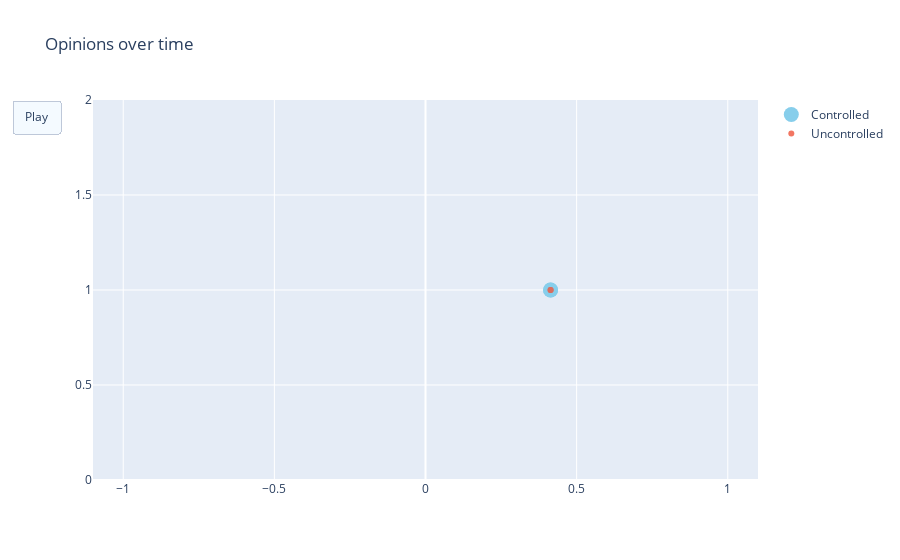

Notebook source saved alongside this figure:
### Code cell
fig = go.Figure(
    data=[go.Scatter(x=c_xs[:, 0].flatten(), y=np.ones(eq.var_dim-1),
                         mode='markers',
                         name="Controlled", marker=dict(color='SkyBlue', size=15)),
         go.Scatter(x=uc_xs[:, 0].flatten(), y=np.ones(eq.var_dim-1),
                         mode='markers',
                         name="Uncontrolled", opacity=0.8)],
    layout=go.Layout(
        xaxis=dict(range=[-1.1, 1.1], autorange=False),
        yaxis=dict(range=[0, 2], autorange=False),
        title="Opinions over time",
        updatemenus=[dict(
            type="buttons",
            buttons=[dict(label="Play",
                          method="animate",
                          args=[None, {"frame": {"duration": 25, 
                                                                        "redraw": False},
                                                              "fromcurrent": True, 
                                                              "transition": {"duration": 0.1}}])])]
    ),
    frames=[go.Frame(data=[go.Scatter(x=c_xs[:, i].flatten(), y=np.ones(eq.var_dim-1),
                         mode='markers',
                         name="Controlled", marker=dict(color='SkyBlue', size=15)),
                          go.Scatter(x=uc_xs[:, i].flatten(), y=np.ones(eq.var_dim-1),
                         mode='markers',
                         name="Uncontrolled", opacity=0.8)]) for i in range(c_xs.shape[1])]
)
fig.update_layout(transition = {'duration': 0.1})
fig.show()

### Figure 1 — Plotly figure (JSON) as saved in the notebook; plotly's stock layout.template omitted (floating-point values rounded to 4 significant figures)
{"data": [{"marker": {"color": "SkyBlue", "size": 15}, "mode": "markers", "name": "Controlled", "type": "scatter", "x": [0.4138, 0.4138], "y": [1, 1]}, {"mode": "markers", "name": "Uncontrolled", "opacity": 0.8, "type": "scatter", "x": [0.4138, 0.4138], "y": [1, 1]}], "layout": {"title": {"text": "Opinions over time"}, "transition": {"duration": 0.1}, "updatemenus": [{"buttons": [{"args": [null, {"frame": {"duration": 25, "redraw": false}, "fromcurrent": true, "transition": {"duration": 0.1}}], "label": "Play", "method": "animate"}], "type": "buttons"}], "xaxis": {"autorange": false, "range": [-1.1, 1.1]}, "yaxis": {"autorange": false, "range": [0, 2]}}}
